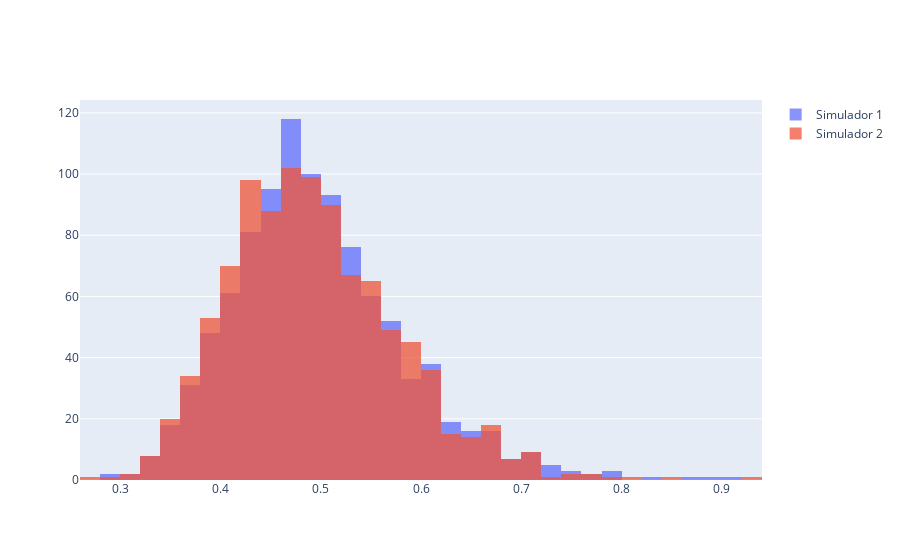

The notebook cell this image was saved under:
### Code cell
fig = go.Figure()
fig.add_trace(go.Histogram(x=df1.simulador_1, name='Simulador 1'))
fig.add_trace(go.Histogram(x=df2.simulador_2, name='Simulador 2'))

fig.update_layout(barmode='overlay')
fig.update_traces(opacity=0.75)
fig.show()

### Figure 1 — Plotly figure (JSON) as saved in the notebook; plotly's stock layout.template omitted (floating-point values rounded to 4 significant figures; data arrays with more than 128 entries replaced by an {"elided": "..."} marker saying what was removed)
{"data": [{"name": "Simulador 1", "opacity": 0.75, "type": "histogram", "x": {"elided": "1000 float values"}}, {"name": "Simulador 2", "opacity": 0.75, "type": "histogram", "x": {"elided": "1000 float values"}}], "layout": {"barmode": "overlay"}}
